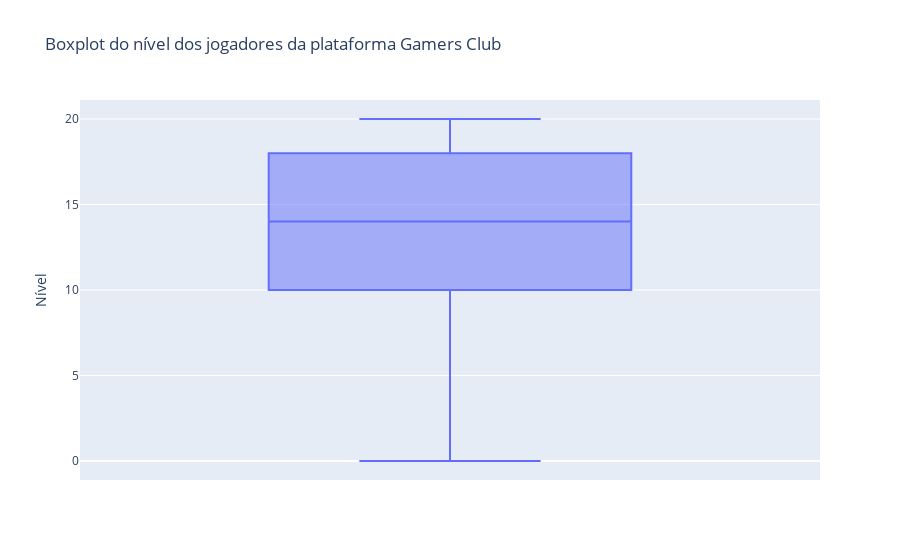

Notebook source saved alongside this figure:
### Code cell
# boxplot
fig = px.box(lobby_players, y='vlLevel', title='Boxplot do nível dos jogadores da plataforma Gamers Club')
fig.update_layout(yaxis_title='Nível')
fig.show()

### Figure 1 — Plotly figure (JSON) as saved in the notebook; plotly's stock layout.template omitted (floating-point values rounded to 4 significant figures; data arrays with more than 128 entries replaced by an {"elided": "..."} marker saying what was removed)
{"data": [{"alignmentgroup": "True", "hovertemplate": "vlLevel=%{y}<extra></extra>", "legendgroup": "", "marker": {"color": "#636efa"}, "name": "", "notched": false, "offsetgroup": "", "orientation": "v", "showlegend": false, "type": "box", "x0": " ", "xaxis": "x", "y": {"elided": "182798 int values"}, "y0": " ", "yaxis": "y"}], "layout": {"boxmode": "group", "legend": {"tracegroupgap": 0}, "title": {"text": "Boxplot do nível dos jogadores da plataforma Gamers Club"}, "xaxis": {"anchor": "y", "domain": [0, 1]}, "yaxis": {"anchor": "x", "domain": [0, 1], "title": {"text": "Nível"}}}}
